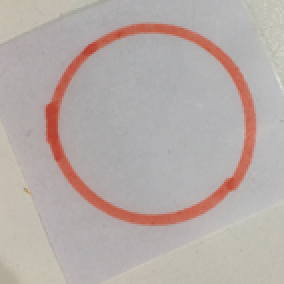
#> input picture source/caffeapp/training/images/O01.jpg, 142 x 142 px (shown 2 times larger); its folder holds only this picture in this run
$ python cv2conv48.py
#> lines starting #> are read from the running program, lines starting #| are printed output that depends on the picture; after the words box and inside, x2 and y2 are one past the last pixel; in counts of white or black regions, pixels touching at a corner belong together
import cv2
import os

dir='./images'

for root, dirs, files in os.walk(dir):
    for file in files:
        print(file)
        inputfile='./images/'+str(file)
        img = cv2.imread(inputfile)
#> img is the input picture: shape (142, 142, 3); mean B, G, R 168, 171.8, 182.2
        GrayImage=cv2.cvtColor(img,cv2.COLOR_BGR2GRAY)
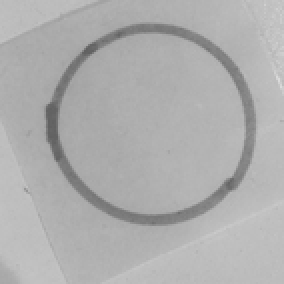
#> GrayImage: shape (142, 142) (shown 2 times larger); min 96, max 218, mean 174.5
        ret,thresh1=cv2.threshold(GrayImage,132,255,cv2.THRESH_BINARY)
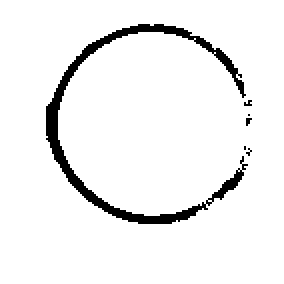
#> thresh1: shape (142, 142) (shown 2 times larger); 94.3% white; 6 black regions (5 under 20 px), largest, box (x1, y1, x2, y2) and area: (23, 12, 124, 112) 1118
        resized_image = cv2.resize(thresh1, (48, 48))
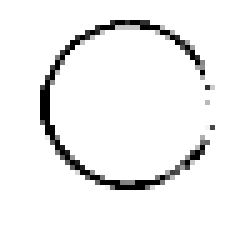
#> resized_image: shape (48, 48) (shown 5 times larger); min 0, max 255, mean 240.7
        invimg = ~resized_image
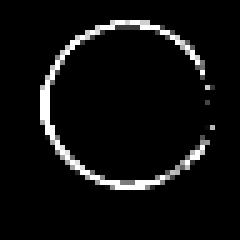
#> invimg: shape (48, 48) (shown 5 times larger); min 0, max 255, mean 14.3
        outputfile='./images48/'+str(file)
        print(outputfile)
        cv2.imwrite(outputfile,invimg)

$ run again, on source/caffeapp/training/images/O05.jpg
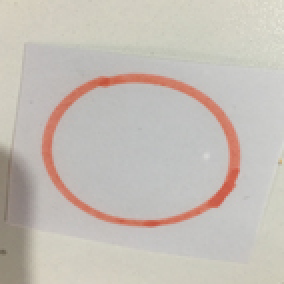
#> input picture source/caffeapp/training/images/O05.jpg, 142 x 142 px (shown 2 times larger)
#> img is the input picture: shape (142, 142, 3); mean B, G, R 182.5, 189.9, 197.1
#> `ret,thresh1=cv2.threshold(GrayImage,132,255,cv2.THRESH_BINARY)`:
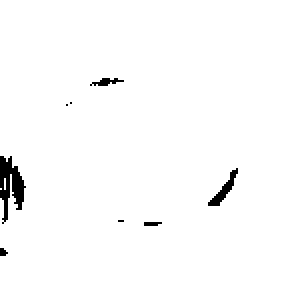
#> thresh1: shape (142, 142) (shown 2 times larger); 98.1% white; 8 black regions (5 under 20 px), largest, box (x1, y1, x2, y2) and area: (0, 78, 13, 112) 226, (104, 84, 119, 103) 83, (45, 39, 62, 43) 36
#> `invimg = ~resized_image`:
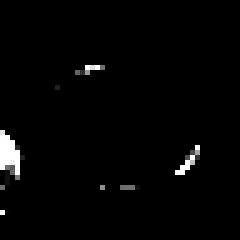
#> invimg: shape (48, 48) (shown 5 times larger); min 0, max 255, mean 4.8

$ run again, on source/caffeapp/training/images/O06.jpg
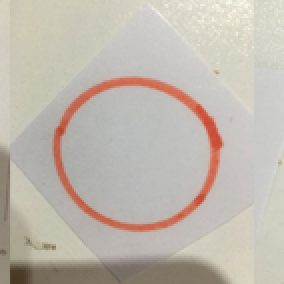
#> input picture source/caffeapp/training/images/O06.jpg, 142 x 142 px (shown 2 times larger)
#> img is the input picture: shape (142, 142, 3); mean B, G, R 174.9, 184.7, 192.5
#> `ret,thresh1=cv2.threshold(GrayImage,132,255,cv2.THRESH_BINARY)`:
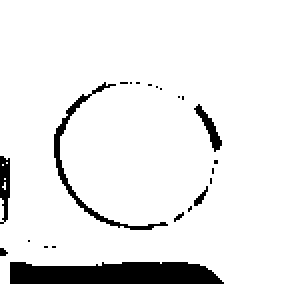
#> thresh1: shape (142, 142) (shown 2 times larger); 91.8% white; 22 black regions (17 under 20 px), largest, box (x1, y1, x2, y2) and area: (5, 131, 112, 142) 1027, (27, 41, 84, 115) 312, (0, 78, 5, 112) 121, (97, 52, 111, 76) 103, (97, 93, 104, 103) 26
#> `invimg = ~resized_image`:
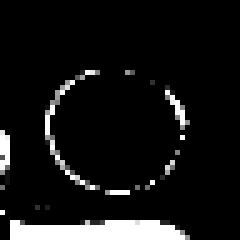
#> invimg: shape (48, 48) (shown 5 times larger); min 0, max 255, mean 21

$ run again, on source/caffeapp/training/images/O07.jpg
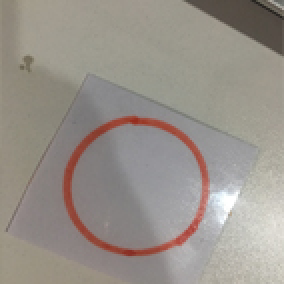
#> input picture source/caffeapp/training/images/O07.jpg, 142 x 142 px (shown 2 times larger)
#> img is the input picture: shape (142, 142, 3); mean B, G, R 138.5, 145.7, 152.5
#> `ret,thresh1=cv2.threshold(GrayImage,132,255,cv2.THRESH_BINARY)`:
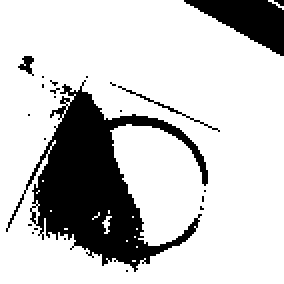
#> thresh1: shape (142, 142) (shown 2 times larger); 78.6% white; 23 black regions (19 under 20 px), largest, box (x1, y1, x2, y2) and area: (3, 40, 104, 136) 3456, (92, 0, 142, 28) 715, (59, 43, 110, 66) 61, (9, 28, 17, 38) 41
#> `invimg = ~resized_image`:
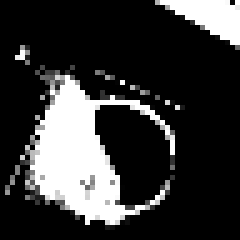
#> invimg: shape (48, 48) (shown 5 times larger); min 0, max 255, mean 54.6

$ run again, on source/caffeapp/training/images/O02.jpg
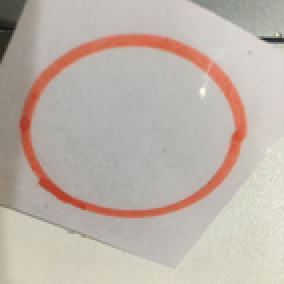
#> input picture source/caffeapp/training/images/O02.jpg, 142 x 142 px (shown 2 times larger)
#> img is the input picture: shape (142, 142, 3); mean B, G, R 169.7, 178.7, 189.5
#> thresh1: shape (142, 142); 95% white; 16 black regions (11 under 20 px), largest, box (x1, y1, x2, y2) and area: (9, 23, 103, 109) 635, (0, 0, 14, 33) 242, (130, 17, 142, 22) 32, (73, 20, 86, 25) 26, (116, 65, 121, 71) 25
#> `invimg = ~resized_image`:
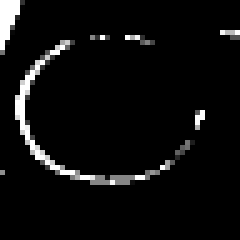
#> invimg: shape (48, 48) (shown 5 times larger); min 0, max 255, mean 13.2
